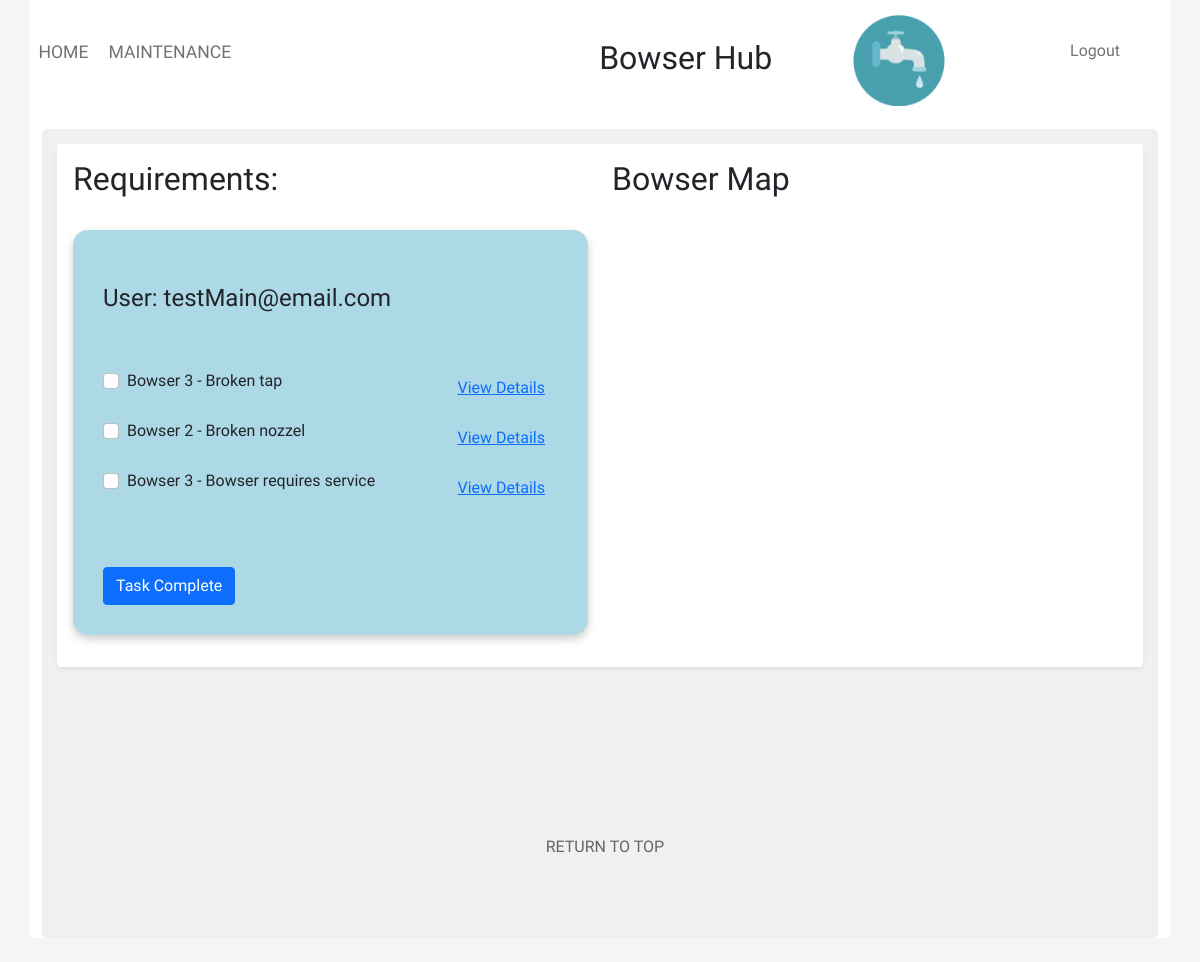
Page /maintenance/maintenance.php (signed in) on the committed database.
### tables this page shows
CREATE TABLE `tbl_maintenance_schedule` (
  `Maintenance_ID` int(11) NOT NULL,
  `Bowser_ID` int(11) NOT NULL,
  `User_ID` int(11) NOT NULL,
  `Description` varchar(100) NOT NULL,
  `Status` varchar(100) NOT NULL,
  `Date` timestamp NOT NULL DEFAULT current_timestamp() ON UPDATE current_timestamp(),
  `Assigned_To` int(11) NOT NULL,
  `Area_ID` int(11) NOT NULL,
  `Priority` int(11) NOT NULL,
  `Task_Type` varchar(100) NOT NULL
);

### maintenance/maintenance.php (the view, shortened to what this page needs)
<?php
if (isset($_SESSION['email'])){
    $email = $_SESSION['email'];
}
$connection = OpenConnection();
$User_SQL = "SELECT * from tbl_user_account WHERE Email = '$email'";
$User_Query = mysqli_query($connection, $User_SQL);
$User = mysqli_fetch_assoc($User_Query);
$User_ID = $User['User_ID'];
$sql = "SELECT * FROM tbl_maintenance_schedule WHERE Assigned_To = '$User_ID'";
$query = mysqli_query($connection, $sql);
?>
<!doctype html>
<html lang="en">
<head>
    <link href="https://cdn.jsdelivr.net/npm/bootstrap@5.1.1/dist/css/bootstrap.min.css" rel="stylesheet">
    <link rel="stylesheet" href="../global/global.css" type="text/css">
    <link rel="stylesheet" href="maintenance.css" type="text/css">
</head>
<body>
<div class="container">
    <div class="nav-wrapper">
        <div class="left-side">
            <div class="nav-link-wrapper active-nav-link">
                <a class="text-focus-in" href="../home/index.php">Home</a>
            </div>
            <div class="nav-link-wrapper active-nav-link">
                <a class="text-focus-in" href="maintenance.php">Maintenance</a>
            </div>
        </div>
        <div class="middle">
            <h2 class="text-focus-in">Bowser Hub</h2>
            <div id="logo">
                <img id="logo_image" src="../images/logo/bowserLogo.png" alt="" width="100" height="100">
            </div>
        </div>
        <div class="right-side">
            <div class="nav-link-wrapper">
                <?php
                if (isset($_SESSION['email'])) {
                    echo "<div class='nav-link-wrapper' id='logoutTab'>";
                    echo "<a href='../home/logout.php'>Logout</a>";
                    echo "</div>";
                }
                ?>
            </div>
        </div>
    </div>
    <div class="upperPage">
        <div class="shadow-sm p-3 mb-5 bg-body rounded">
            <div class="row">
                <div class="col">
                    <h2> Requirements:</h2>
                    <br />
                    <ul class="maintenance_list">
                        <br />
                        <h4>User: <?php echo $email  ?> </h4>
                        <br /><br />
                        <?php
                        foreach($query as $row){
                                        $maintID = $row['Maintenance_ID'];
                                        $getDetailIDSQL = "SELECT * FROM tbl_maintenance_schedule WHERE Maintenance_ID = '$maintID'";
                                        $detailQuery = mysqli_query($connection, $getDetailIDSQL);
                                        echo "<div class='form-check'>";
                                        echo "<input class='form-check-input' type='checkbox' value='' >";
                                         echo "<label class='form-check-label'>";
                                        echo "Bowser ", $row['Bowser_ID']," - " ,$row['Description'];
                                        echo "</label>";
                                        echo "<button id= '$row[Maintenance_ID]' class='btn btn-link' data-bs-toggle='modal' href='#myModal' style ='float:right;'> View Details </button>";
                                    echo "</div>";
                                    echo "<br/>";
                        }
                        ?>
                    <br /><br />
                    <button type="button" class="btn btn-primary">Task Complete</button>
                    <br />
                </div>
                <div class="col">
                    <div class="text_area">
                        <h2>Bowser Map</h2>
                        <br />
                        <div id="map"></div>
                    </div>
                </div>
            </div>
        </div>
        <br /><br /><br /><br /><br />
        <p><a id="top_link" href="#back_to_top" >RETURN TO TOP</a></p>
        <br />  <br />
</body>
</html>

### global/global.css (style rules this page uses)
.left-side { margin-left: 5px; }
#logo { margin-right: -250px; }
#logo_image { margin-top: -75px; margin-left: 250px; }
body { font-family: "Comfortaa", cursive; margin: 0px; background-color: whitesmoke; }
.container { display: grid; grid-template-columns: 1fr; background-color: white; }
.nav-wrapper { display: flex; justify-content: space-between; padding: 38px; }
.left-side { display: flex; margin-left: -4%; }
.nav-wrapper > .left-side > div { margin-right: 20px; text-transform: uppercase; font-size: 1.1rem; }
.nav-link-wrapper { height: 22px; border-bottom: 1px solid transparent; transition: border-bottom 0.5s; }
.active-nav-link a { color: #727272; }
.nav-link-wrapper a { color: #727272; text-decoration: none; transition: color 0.5s; }
.text-focus-in { -webkit-animation: text-focus-in 0.7s cubic-bezier(0.55, 0.085, 0.68, 0.53) both; animation: text-focus-in 0.7s cubic-bezier(0.55, 0.085, 0.68, 0.53) both; animation-delay: 0.7s; }
.middle { margin-left: -30%; }
.upperPage { background-color: rgb(240, 240, 240); border-radius: 5px; padding: 15px; margin-top: -20px; }
.container { padding-top: 25px; margin-top: -40px; border-radius: 5px; }
#top_link { color: #656565; margin-left: 45%; }
a:link { text-decoration: none; }
#map { height: 400px; }
@media only screen and (max-width: 1200px) { .middle { margin-left: 50px; } }

### maintenance/maintenance.css (style rules this page uses)
.maintenance_list { padding: 30px; background-color: lightblue; border: 0; border-radius: 15px; box-shadow: 0 4px 8px 0 rgba(0, 0, 0, 0.2); }

### rows in the picture
tbl_maintenance_schedule: Bowser_ID "3", Description "Broken tap"
tbl_maintenance_schedule: Bowser_ID "2", Description "Broken nozzel"
tbl_maintenance_schedule: Bowser_ID "3", Description "Bowser requires service"

### other values in the picture
$email "testMain@email.com"
